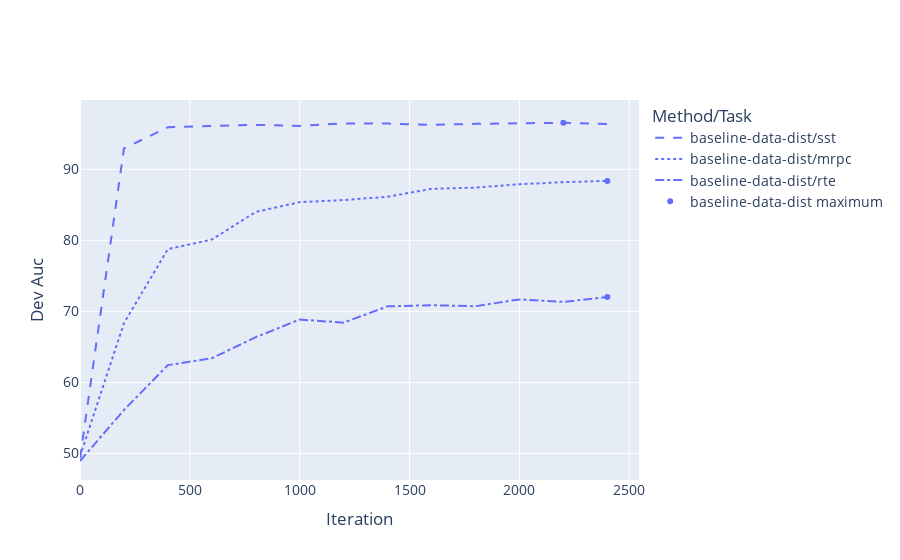

Write notebook code for a chart like this one.
### Code cell
plot_metric_over_time('dev', 'auc', 
                      ['baseline-data-dist'],
                      plot_maxima=True)

### Figure 1 — Plotly figure (JSON) as saved in the notebook; plotly's stock layout.template omitted (floating-point values rounded to 4 significant figures)
{"data": [{"line": {"color": "#636EFA", "dash": "dash"}, "mode": "lines", "name": "baseline-data-dist/sst", "type": "scatter", "x": [0, 200, 400, 600, 800, 1000, 1200, 1400, 1600, 1800, 2000, 2200, 2400], "y": [49.33, 92.92, 95.91, 96.04, 96.25, 96.1, 96.45, 96.44, 96.25, 96.39, 96.44, 96.55, 96.37]}, {"line": {"color": "#636EFA", "dash": "dot"}, "mode": "lines", "name": "baseline-data-dist/mrpc", "type": "scatter", "x": [0, 200, 400, 600, 800, 1000, 1200, 1400, 1600, 1800, 2000, 2200, 2400], "y": [49.62, 68.34, 78.77, 80.11, 84.0, 85.38, 85.67, 86.13, 87.25, 87.42, 87.9, 88.19, 88.37]}, {"line": {"color": "#636EFA", "dash": "dashdot"}, "mode": "lines", "name": "baseline-data-dist/rte", "type": "scatter", "x": [0, 200, 400, 600, 800, 1000, 1200, 1400, 1600, 1800, 2000, 2200, 2400], "y": [48.95, 56.12, 62.44, 63.41, 66.38, 68.86, 68.42, 70.71, 70.88, 70.73, 71.69, 71.34, 72.02]}, {"marker": {"color": "#636EFA"}, "mode": "markers", "name": "baseline-data-dist maximum", "type": "scatter", "x": [2200, 2400, 2400], "y": [96.55, 88.37, 72.02]}], "layout": {"font": {"size": 14}, "legend": {"title": {"text": "Method/Task"}}, "xaxis": {"title": {"text": "Iteration"}}, "yaxis": {"title": {"text": "Dev Auc"}}}}
